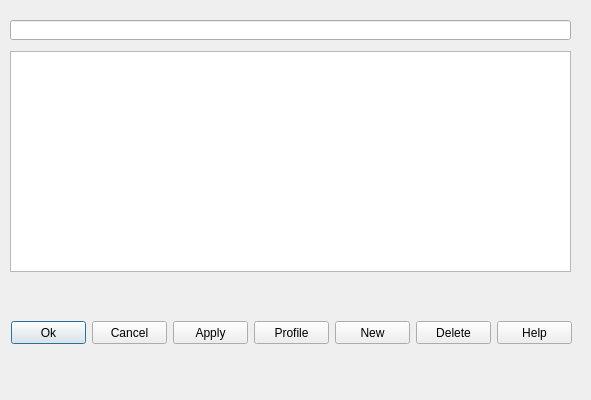
<?xml version="1.0" encoding="UTF-8"?>
<ui version="4.0">
 <class>Dialog</class>
 <widget class="QDialog" name="Dialog">
  <property name="geometry">
   <rect>
    <x>0</x>
    <y>0</y>
    <width>591</width>
    <height>400</height>
   </rect>
  </property>
  <property name="windowTitle">
   <string>Dialog</string>
  </property>
  <widget class="QTableView" name="table_view">
   <property name="geometry">
    <rect>
     <x>10</x>
     <y>51</y>
     <width>561</width>
     <height>221</height>
    </rect>
   </property>
  </widget>
  <widget class="QLineEdit" name="search_input">
   <property name="geometry">
    <rect>
     <x>10</x>
     <y>20</y>
     <width>561</width>
     <height>20</height>
    </rect>
   </property>
  </widget>
  <widget class="QPushButton" name="ok_button">
   <property name="geometry">
    <rect>
     <x>11</x>
     <y>321</y>
     <width>75</width>
     <height>23</height>
    </rect>
   </property>
   <property name="text">
    <string>Ok</string>
   </property>
  </widget>
  <widget class="QPushButton" name="cancel_button">
   <property name="geometry">
    <rect>
     <x>92</x>
     <y>321</y>
     <width>75</width>
     <height>23</height>
    </rect>
   </property>
   <property name="text">
    <string>Cancel</string>
   </property>
  </widget>
  <widget class="QPushButton" name="apply_button">
   <property name="geometry">
    <rect>
     <x>173</x>
     <y>321</y>
     <width>75</width>
     <height>23</height>
    </rect>
   </property>
   <property name="text">
    <string>Apply</string>
   </property>
  </widget>
  <widget class="QPushButton" name="profile_button">
   <property name="geometry">
    <rect>
     <x>254</x>
     <y>321</y>
     <width>75</width>
     <height>23</height>
    </rect>
   </property>
   <property name="text">
    <string>Profile</string>
   </property>
  </widget>
  <widget class="QPushButton" name="new_button">
   <property name="geometry">
    <rect>
     <x>335</x>
     <y>321</y>
     <width>75</width>
     <height>23</height>
    </rect>
   </property>
   <property name="text">
    <string>New</string>
   </property>
  </widget>
  <widget class="QPushButton" name="delete_button">
   <property name="geometry">
    <rect>
     <x>416</x>
     <y>321</y>
     <width>75</width>
     <height>23</height>
    </rect>
   </property>
   <property name="text">
    <string>Delete</string>
   </property>
  </widget>
  <widget class="QPushButton" name="help_button">
   <property name="geometry">
    <rect>
     <x>497</x>
     <y>321</y>
     <width>75</width>
     <height>23</height>
    </rect>
   </property>
   <property name="text">
    <string>Help</string>
   </property>
  </widget>
 </widget>
 <resources/>
 <connections/>
</ui>
